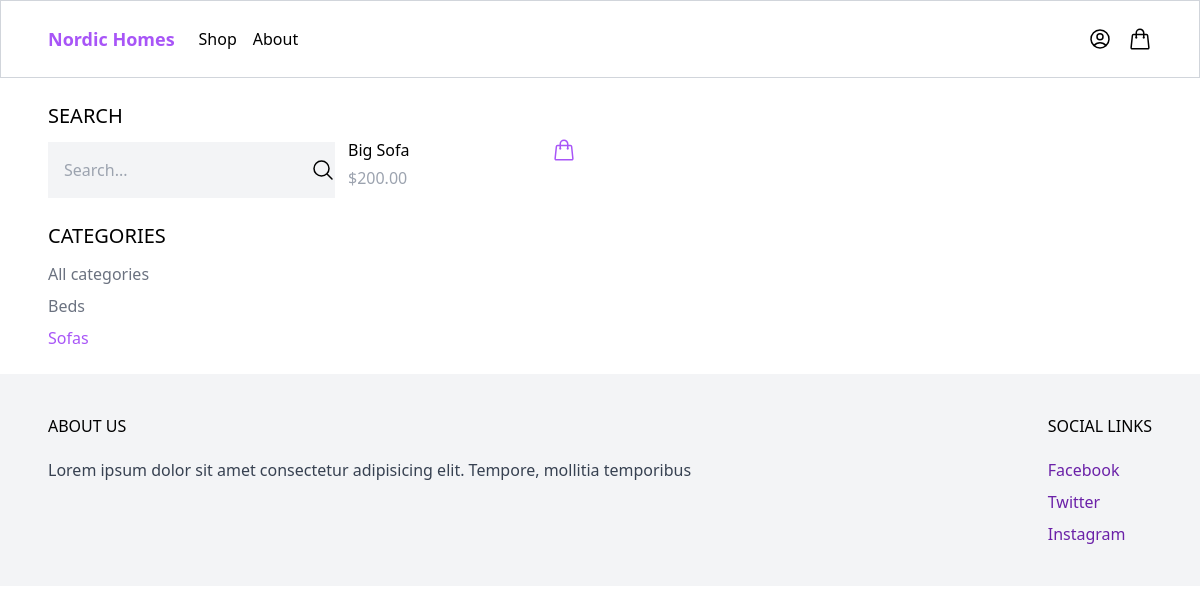
Screenshot of /shop/?category=sofas with the database file from the repository.
### products/models.py (models this page shows, shortened)
class Category(models.Model):
    name = models.CharField(max_length=255)
    slug = models.SlugField()
    class Meta:
        ordering = ('name', )

class Product(models.Model):
    category = models.ForeignKey(Category, related_name='products', on_delete=models.CASCADE)
    name = models.CharField(max_length=255)
    slug = models.SlugField()
    description = models.TextField(blank=True, null=True)
    price = models.DecimalField(max_digits=10, decimal_places=2)
    created_at = models.DateTimeField(auto_now_add=True)
    class Meta:
        ordering = ('-created_at', )

### core/views.py (the view)
# urls.py: path('shop/', shop, name="shop")
def shop(request):
    active_category = request.GET.get('category', '')
    query = request.GET.get('query', '')
    categories = Category.objects.all()
    if active_category:
        products = Product.objects.filter(category__slug=active_category)
    else:
        products = Product.objects.all()
    if query:
        products = products.filter(Q(name__icontains=query) | Q(description__icontains=query))
    context = {
        'products': products,
        'categories': categories,
        'active_category': active_category,
    }
    return render(request, "core/shop.html", context)

### core/templates/core/shop.html
{% extends 'core/base.html' %}
{% block content %}
<div class="max-w-6xl mx-auto flex flex-wrap item-start py-6 px-6 xl:px-0">
    <div class="w-full lg:w-1/4">
        <h3 class="mb-3 text-xl uppercase">Search</h3>
        <form method="get" action=".">
            <div class="flex focus-within:outline focus-within:outline-2 focus-within:outline-purple-500 rounded-sm">
                <input type="text" name="query" class="p-4 bg-gray-100 border-0 outline-none focus:outline-none" placeholder="Search...">
                <button class="flex items-center justify-center bg-gray-100 border-0 w-[14rem]">
                    <svg class="size-6" xmlns="http://www.w3.org/2000/svg" fill="none" viewBox="0 0 24 24" stroke-width="1.5" stroke="currentColor">
                        <path stroke-linecap="round" stroke-linejoin="round" d="m21 21-5.197-5.197m0 0A7.5 7.5 0 1 0 5.196 5.196a7.5 7.5 0 0 0 10.607 10.607Z" />
                    </svg>
                </button>
            </div>
        </form>
        <h3 class="mt-6 mb-3 text-xl uppercase">Categories</h3>
        <ul class="space-y-2">
            <li><a href="{% url 'core:shop' %}" class="{% if not active_category %}text-purple-500{% else %}text-gray-500{% endif %}">All categories</a></li>
            {% for category in categories %}
            <li><a href="{% url 'core:shop' %}?category={{ category.slug }}" class="{% if category.slug == active_category %}text-purple-500{% else %}text-gray-500{% endif %}">{{ category.name }}</a></li>
            {% endfor %}
        </ul>
    </div>
    <div class="w-full lg:w-3/4 flex flex-wrap">
        {% for product in products %}
            {% include 'products/partials/product_list_item.html' %}
        {% endfor %}
    </div>
</div>
{% endblock %}

### products/templates/products/partials/product_list_item.html (shortened to what this page needs)
<div class="w-full md:w-1/3 xl:w-1/4 p-6">
<div class="pt-3 flex items-center justify-between">
    <a href="{% url 'products:product_detail' product.slug %}">{{ product.name }}</a>
    <a href="{% url 'products:product_detail' product.slug %}" class="text-purple-500 hover:text-purple-800">
    </a>
</div>
<p class="pt-1 text-gray-400">${{ product.price }}</p>
</div>

### rows the page displays
Category: name "Beds"
Category: name "Sofas"
Product: name "Big Sofa", price "200.00"
